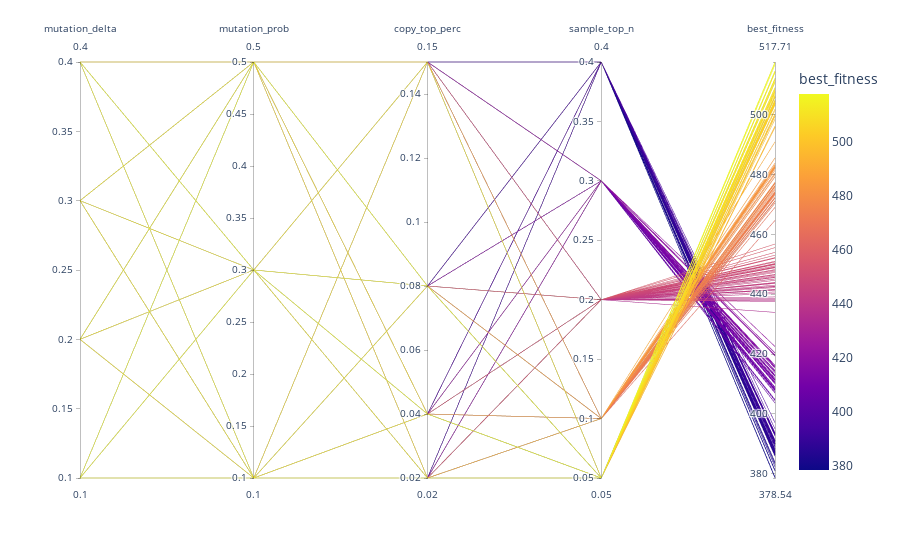

Write notebook code for a chart like this one.
### Code cell
px.parallel_coordinates(results_df, color='best_fitness', labels=['mutation_delta', 'mutation_prob', 'copy_top_perc', 'sample_top_n', 'best_fitness'])

### Figure 1 — Plotly figure (JSON) as saved in the notebook; plotly's stock layout.template omitted (floating-point values rounded to 4 significant figures; data arrays with more than 128 entries replaced by an {"elided": "..."} marker saying what was removed)
{"data": [{"dimensions": [{"label": "mutation_delta", "values": {"elided": "240 float values"}}, {"label": "mutation_prob", "values": {"elided": "240 float values"}}, {"label": "copy_top_perc", "values": {"elided": "240 float values"}}, {"label": "sample_top_n", "values": {"elided": "240 float values"}}, {"label": "best_fitness", "values": {"elided": "240 float values"}}], "domain": {"x": [0, 1], "y": [0, 1]}, "line": {"color": {"elided": "240 float values"}, "coloraxis": "coloraxis"}, "name": "", "type": "parcoords"}], "layout": {"coloraxis": {"colorbar": {"title": {"text": "best_fitness"}}, "colorscale": [[0, "#0d0887"], [0.1111, "#46039f"], [0.2222, "#7201a8"], [0.3333, "#9c179e"], [0.4444, "#bd3786"], [0.5556, "#d8576b"], [0.6667, "#ed7953"], [0.7778, "#fb9f3a"], [0.8889, "#fdca26"], [1, "#f0f921"]]}, "legend": {"tracegroupgap": 0}, "margin": {"t": 60}}}
